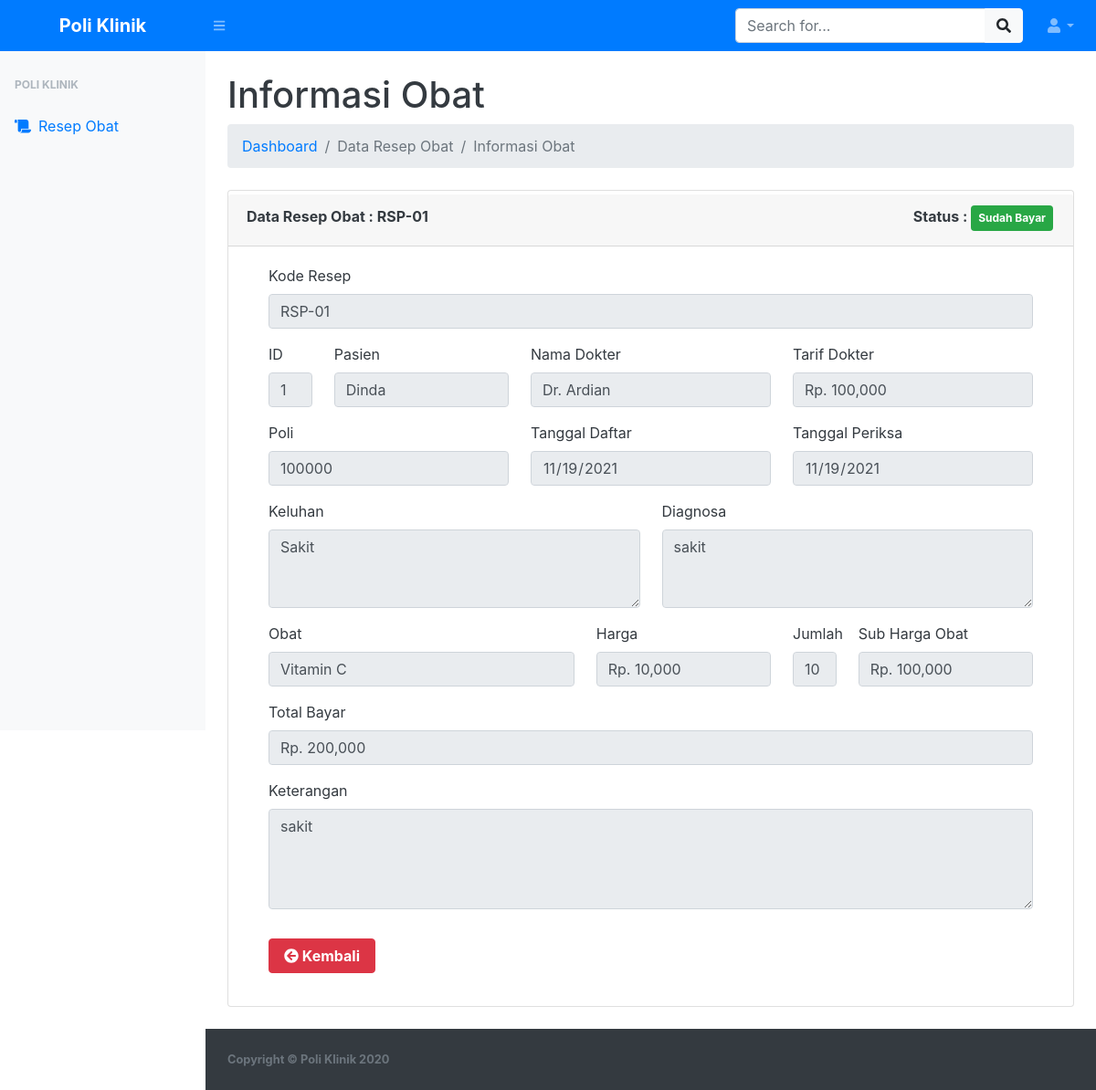
Screenshot of /data-resep/resep_view.php?&id_resep=1 (signed in) with the database file from the repository.
### tables this page shows
CREATE TABLE `tb_resep` (
  `id_resep` int NOT NULL,
  `kd_resep` varchar(10) NOT NULL,
  `id_pemeriksaan` int NOT NULL,
  `keterangan` text NOT NULL,
  `nama_obt` varchar(30) NOT NULL,
  `harga_obt` int NOT NULL,
  `jumlah_obt` int NOT NULL,
  `subharga_obt` int NOT NULL,
  `tarif_dkt` int NOT NULL,
  `total` int NOT NULL,
  `status_rsp` enum('0','1') NOT NULL,
  `tgl_resep` date NOT NULL
);

CREATE TABLE `tb_pendaftaran` (
  `id_pendaftaran` int NOT NULL,
  `kd_pendaftaran` varchar(10) NOT NULL,
  `id_pasien` int NOT NULL,
  `id_dokter` int NOT NULL,
  `id_poli` int NOT NULL,
  `status` enum('0','1','2') NOT NULL,
  `tgl_pendaftaran` date NOT NULL
);

CREATE TABLE `tb_pasien` (
  `id_pasien` int NOT NULL,
  `nm_pasien` varchar(30) NOT NULL,
  `jenis_kelamin` enum('Laki-Laki','Perempuan') NOT NULL,
  `tgl_lahir` date NOT NULL,
  `alamat` text NOT NULL
);

CREATE TABLE `tb_dokter` (
  `id_dokter` int NOT NULL,
  `kd_dokter` varchar(10) NOT NULL,
  `nm_dokter` varchar(30) NOT NULL,
  `spesialis_dokter` varchar(25) NOT NULL,
  `id_poli` int NOT NULL,
  `tarif_dokter` int NOT NULL
);

CREATE TABLE `tb_pemeriksaan` (
  `id_pemeriksaan` int NOT NULL,
  `kd_pemeriksaan` varchar(10) NOT NULL,
  `id_pendaftaran` int NOT NULL,
  `keluhan` varchar(50) NOT NULL,
  `diagnosa` varchar(50) NOT NULL,
  `status_periksa` enum('0','1') NOT NULL,
  `tgl_pemeriksaan` date NOT NULL
);

### data-resep/resep_view.php (the view, shortened to what this page needs)
<?php
include '../koneksi.php';
$ambil = $koneksi->query("SELECT * FROM tb_resep a
            JOIN tb_pemeriksaan b ON a.id_pemeriksaan = b.id_pemeriksaan
            JOIN tb_pendaftaran c ON b.id_pendaftaran = c.id_pendaftaran
            JOIN tb_pasien d ON c.id_pasien = d.id_pasien
            JOIN tb_dokter e ON c.id_dokter = e.id_dokter WHERE id_resep='$_GET[id_resep]'");
$pecah = $ambil->fetch_assoc();
?>
<!DOCTYPE html>
<html lang="en">
<head>
    <link href="../assets/css/styles.css" rel="stylesheet" />
    <link href="../assets/css/dataTables.bootstrap4.min.css" rel="stylesheet" />
</head>
<body class="sb-nav-fixed">
    <nav class="sb-topnav navbar navbar-expand navbar-dark bg-primary">
        <a class="navbar-brand font-weight-bold text-center" href="../index.php">Poli Klinik</a>
        <button class="btn btn-link btn-sm order-1 order-lg-0" id="sidebarToggle" href="#"><i class="fas fa-bars"></i></button>
        <form class="d-none d-md-inline-block form-inline ml-auto mr-0 mr-md-3 my-2 my-md-0">
            <div class="input-group">
                <input class="form-control" type="text" placeholder="Search for..." aria-label="Search" aria-describedby="basic-addon2" />
                <div class="input-group-append">
                    <button class="btn btn-light" type="button"><i class="fas fa-search"></i></button>
                </div>
            </div>
        </form>
        <ul class="navbar-nav ml-auto ml-md-0">
            <li class="nav-item dropdown">
                <a class="nav-link dropdown-toggle" id="userDropdown" href="#" role="button" data-toggle="dropdown" aria-haspopup="true" aria-expanded="false"><i class="fas fa-user fa-fw"></i></a>
            </li>
        </ul>
    </nav>
    <div id="layoutSidenav">
        <div id="layoutSidenav_nav">
            <nav class="sb-sidenav accordion sb-sidenav-light" id="sidenavAccordion">
                <div class="sb-sidenav-menu">
                    <div class="nav">
                        <div class="sb-sidenav-menu-heading">Poli Klinik</div>
                        <?php if ($_SESSION["jabatan"] == 'admin') : ?>
                            <a class="nav-link active" href="../data-resep/resep.php">
                                <div class="sb-nav-link-icon"><i class="fas fa-scroll"></i></div>
                                Resep Obat
                            </a>
                        <?php endif; ?>
                    </div>
                </div>
            </nav>
        </div>
        <div id="layoutSidenav_content" class="bg-white text-dark">
            <main>
                <div class="container-fluid">
                    <h1 class="mt-4">Informasi Obat</h1>
                    <ol class="breadcrumb mb-4">
                        <li class="breadcrumb-item"><a href="../index.php" class="text-decoration-none">Dashboard</a></li>
                        <li class="breadcrumb-item active">Data Resep Obat</li>
                        <li class="breadcrumb-item active">Informasi Obat</li>
                    </ol>
                    <div class="card mb-4">
                        <div class="card-header mt-1">
                            <div class="row">
                                <div class="col-md-9 font-weight-bold">
                                    Data Resep Obat : <?php echo $pecah['kd_resep']; ?>
                                </div>
                                <div class="col-md-3 font-weight-bold">
                                    <label class="ml-5">Status : </label>
                                    <?php if ($pecah['status_rsp'] == 0) { ?>
                                        <span class="badge badge-danger p-2">Belum Bayar</span>
                                    <?php } elseif ($pecah['status_rsp'] == 1) { ?>
                                        <span class="badge badge-success p-2">Sudah Bayar</span>
                                    <?php } else { ?>
                                        <span class="badge badge-danger p-2">
                                            <i class="fas fa-minus"></i>
                                        </span>
                                    <?php } ?>
                                </div>
                            </div>
                        </div>
                        <div class="card-body">
                            <div class="">
                                <form class="mx-4" method="post" class="rsp" enctype="multipart/form-data">
                                    <div class="form-group row">
                                        <div class="col-sm-12">
                                            <label>Kode Resep</label>
                                            <input type="text" class="form-control" name="kd_resep" value="<?php echo $pecah['kd_resep']; ?>" readonly>
                                        </div>
                                    </div>
                                    <div class="form-group row">
                                        <div class="col-sm-1">
                                            <label>ID</label>
                                            <input type="text" class="form-control" name="id_pendaftaran" id="id_pendaftaran" value="<?php echo $pecah['id_pendaftaran']; ?>" readonly>
                                        </div>
                                        <div class="col-sm-3">
                                            <label>Pasien</label>
                                            <input type="text" class="form-control" name="nm_pasien" id="nm_pasien" value="<?php echo $pecah['nm_pasien']; ?>" readonly>
                                        </div>
                                        <div class="col-sm-4">
                                            <label>Nama Dokter</label>
                                            <input type="text" class="form-control" name="nm_dokter" id="nm_dokter" value="<?php echo $pecah['nm_dokter']; ?>" readonly>
                                        </div>
                                        <div class="col-sm-4">
                                            <label>Tarif Dokter</label>
                                            <input type="text" class="form-control" name="tarif_dokter" id="tarif_dokter" value="<?php echo "Rp. " . number_format($pecah['tarif_dokter']); ?>" readonly>
                                        </div>
                                    </div>
                                    <div class="form-group row">
                                        <div class="col-sm-4">
                                            <label>Poli</label>
                                            <input type="text" class="form-control" name="nm_poli" id="nm_poli" value="<?php echo $pecah['tarif_dokter']; ?>" readonly>
                                        </div>
                                        <div class="col-sm-4">
                                            <label>Tanggal Daftar</label>
                                            <input type="date" class="form-control" name="tgl_pendaftaran" id="tgl_pendaftaran" value="<?php echo $pecah['tgl_pendaftaran']; ?>" readonly>
                                        </div>
                                        <div class="col-sm-4">
                                            <label>Tanggal Periksa</label>
                                            <input type="date" class="form-control" name="tgl_pemeriksaan" id="tgl_pemeriksaan" value="<?php echo $pecah['tgl_pemeriksaan']; ?>" readonly>
                                        </div>
                                    </div>
                                    <div class="form-group row">
                                        <div class="col-sm-6">
                                            <label>Keluhan</label>
                                            <textarea class="form-control" name="keluhan" id="keluhan" rows="3" readonly><?php echo $pecah['keluhan']; ?></textarea>
                                        </div>
                                        <div class="col-sm-6">
                                            <label>Diagnosa</label>
                                            <textarea class="form-control" name="diagnosa" id="diagnosa" rows="3" readonly><?php echo $pecah['diagnosa']; ?></textarea>
                                        </div>
                                    </div>
                                    <div class="form-group row">
                                        <div class="col-sm-5">
                                            <label>Obat</label>
                                            <input type="text" class="form-control" name="nama_obt" id="nama_obt" value="<?php echo $pecah['nama_obt']; ?>" readonly>
                                        </div>
                                        <div class="col-sm-3">
                                            <label>Harga</label>
                                            <input type="text" class="form-control" name="harga_obt" id="harga_obt" value="<?php echo "Rp. " . number_format($pecah['harga_obt']); ?>" readonly>
                                        </div>
                                        <div class="col-sm-1">
                                            <label>Jumlah</label>
                                            <input type="text" class="form-control" name="jumlah_obt" id="jumlah_obt" value="<?php echo $pecah['jumlah_obt']; ?>" readonly>
                                        </div>
                                        <div class="col-sm-3">
                                            <label>Sub Harga Obat</label>
                                            <input type="text" class="form-control" name="subharga_obt" id="subharga_obt" value="<?php echo "Rp. " . number_format($pecah['subharga_obt']); ?>" readonly>
                                        </div>
                                    </div>
                                    <div class="form-group row">
                                        <div class="col-sm-12">
                                            <label>Total Bayar</label>
                                            <input type="text" class="form-control" name="total" id="total" value="<?php echo "Rp. " . number_format($pecah['total']); ?>" readonly>
                                        </div>
                                    </div>
                                    <div class="form-group row">
                                        <div class="col-sm-12">
                                            <label>Keterangan</label>
                                            <textarea class="form-control" name="keterangan" rows="4" readonly><?php echo $pecah['keterangan']; ?></textarea>
                                        </div>
                                    </div>
                                    <div class="form-group ">
                                        <a href="resep.php" class="btn btn-danger font-weight-bold px-3 mr-2"><i class="fas fa-arrow-circle-left"></i> Kembali</a>
                                    </div>
                                </form>
                            </div>
                        </div>
                    </div>
                </div>
            </main>
            <footer class="py-4 bg-dark mt-auto">
                <div class="container-fluid">
                    <div class="d-flex align-items-center justify-content-between small">
                        <div class="text-muted font-weight-bold">Copyright &copy; Poli Klinik 2020</div>
                    </div>
                </div>
            </footer>
        </div>
    </div>
</body>
</html>

### rows the page displays
tb_resep: kd_resep "RSP-01", id_pendaftaran "1", nm_pasien "Dinda", nm_dokter "Dr. Ardian", tarif_dokter "Rp. 100,000", nm_poli "100000", tgl_pendaftaran "11/19/2021", tgl_pemeriksaan "11/19/2021", keluhan "Sakit", diagnosa "sakit", nama_obt "Vitamin C", harga_obt "Rp. 10,000", jumlah_obt "10", subharga_obt "Rp. 100,000", total "Rp. 200,000", keterangan "sakit"
